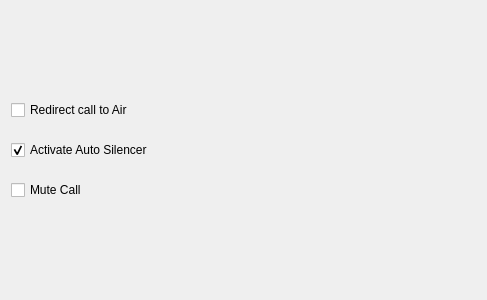
<?xml version="1.0" encoding="UTF-8"?>
<ui version="4.0">
 <class>WSkype</class>
 <widget class="QWidget" name="WSkype">
  <property name="geometry">
   <rect>
    <x>0</x>
    <y>0</y>
    <width>487</width>
    <height>300</height>
   </rect>
  </property>
  <property name="windowTitle">
   <string>Form</string>
  </property>
  <layout class="QGridLayout" name="gridLayout">
   <item row="0" column="0">
    <layout class="QHBoxLayout" name="horizontalLayout">
     <item>
      <layout class="QGridLayout" name="gridLayout_2">
       <item row="0" column="0">
        <widget class="QCheckBox" name="rings">
         <property name="text">
          <string>Redirect call to Air</string>
         </property>
        </widget>
       </item>
       <item row="1" column="0">
        <widget class="QCheckBox" name="sil">
         <property name="text">
          <string>Activate Auto Silencer</string>
         </property>
         <property name="checked">
          <bool>true</bool>
         </property>
        </widget>
       </item>
       <item row="2" column="0">
        <widget class="QCheckBox" name="mc">
         <property name="text">
          <string>Mute Call</string>
         </property>
        </widget>
       </item>
      </layout>
     </item>
    </layout>
   </item>
   <item row="0" column="1">
    <layout class="QHBoxLayout" name="horizontalLayout_2">
     <item>
      <spacer name="horizontalSpacer">
       <property name="orientation">
        <enum>Qt::Horizontal</enum>
       </property>
       <property name="sizeHint" stdset="0">
        <size>
         <width>40</width>
         <height>20</height>
        </size>
       </property>
      </spacer>
     </item>
     <item>
      <widget class="QLabel" name="onair">
       <property name="minimumSize">
        <size>
         <width>128</width>
         <height>128</height>
        </size>
       </property>
       <property name="text">
        <string/>
       </property>
       <property name="pixmap">
        <pixmap resource="res.qrc">:/images/onair.png</pixmap>
       </property>
      </widget>
     </item>
     <item>
      <widget class="QLabel" name="nonair">
       <property name="minimumSize">
        <size>
         <width>128</width>
         <height>128</height>
        </size>
       </property>
       <property name="text">
        <string/>
       </property>
       <property name="pixmap">
        <pixmap resource="res.qrc">:/images/nonair.png</pixmap>
       </property>
      </widget>
     </item>
    </layout>
   </item>
  </layout>
 </widget>
 <resources>
  <include location="res.qrc"/>
 </resources>
 <connections/>
</ui>
